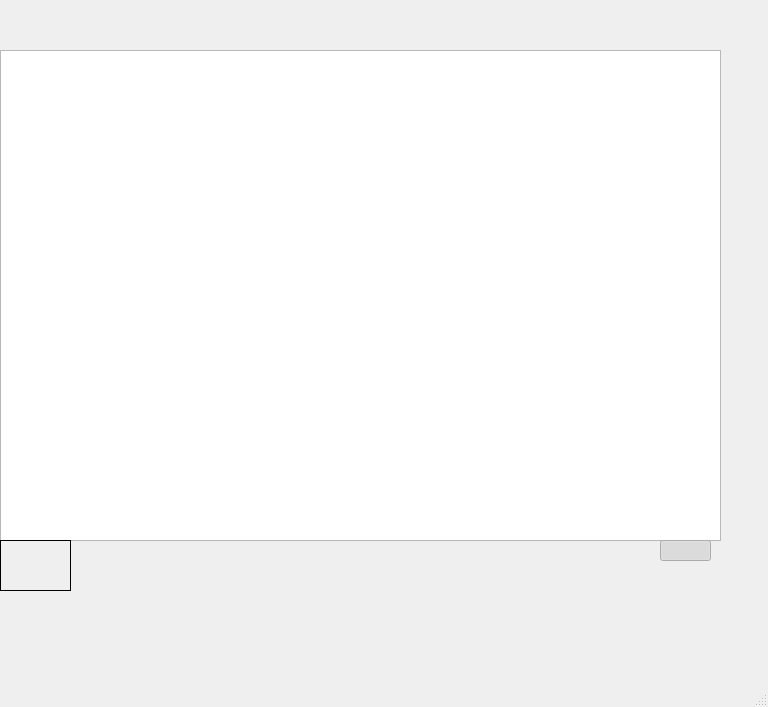
<?xml version="1.0" encoding="UTF-8"?>
<ui version="4.0">
 <class>MainWindow</class>
 <widget class="QMainWindow" name="MainWindow">
  <property name="geometry">
   <rect>
    <x>0</x>
    <y>0</y>
    <width>768</width>
    <height>707</height>
   </rect>
  </property>
  <property name="windowTitle">
   <string>MainWindow</string>
  </property>
  <property name="tabShape">
   <enum>QTabWidget::Triangular</enum>
  </property>
  <widget class="QWidget" name="centralwidget">
   <widget class="QTextEdit" name="textEdit">
    <property name="geometry">
     <rect>
      <x>0</x>
      <y>50</y>
      <width>721</width>
      <height>491</height>
     </rect>
    </property>
    <property name="cursor" stdset="0">
     <cursorShape>ArrowCursor</cursorShape>
    </property>
    <property name="autoFillBackground">
     <bool>true</bool>
    </property>
    <property name="verticalScrollBarPolicy">
     <enum>Qt::ScrollBarAlwaysOff</enum>
    </property>
    <property name="horizontalScrollBarPolicy">
     <enum>Qt::ScrollBarAlwaysOff</enum>
    </property>
    <property name="readOnly">
     <bool>true</bool>
    </property>
   </widget>
   <widget class="QPushButton" name="settingBtn">
    <property name="geometry">
     <rect>
      <x>660</x>
      <y>540</y>
      <width>51</width>
      <height>21</height>
     </rect>
    </property>
    <property name="cursor">
     <cursorShape>PointingHandCursor</cursorShape>
    </property>
    <property name="mouseTracking">
     <bool>false</bool>
    </property>
    <property name="text">
     <string/>
    </property>
    <property name="icon">
     <iconset resource="resource.qrc">
      <normaloff>:/build-Roshar-Desktop_Qt_5_15_2_MSVC2019_64bit-Debug/debug/image/icons8-setting-60 (1).png</normaloff>:/build-Roshar-Desktop_Qt_5_15_2_MSVC2019_64bit-Debug/debug/image/icons8-setting-60 (1).png</iconset>
    </property>
    <property name="iconSize">
     <size>
      <width>100</width>
      <height>20</height>
     </size>
    </property>
    <property name="checkable">
     <bool>true</bool>
    </property>
    <property name="checked">
     <bool>true</bool>
    </property>
    <property name="autoRepeat">
     <bool>true</bool>
    </property>
   </widget>
   <widget class="QLabel" name="label_2">
    <property name="geometry">
     <rect>
      <x>0</x>
      <y>540</y>
      <width>71</width>
      <height>51</height>
     </rect>
    </property>
    <property name="layoutDirection">
     <enum>Qt::LeftToRight</enum>
    </property>
    <property name="frameShape">
     <enum>QFrame::Box</enum>
    </property>
    <property name="text">
     <string/>
    </property>
    <property name="pixmap">
     <pixmap resource="resource.qrc">:/GIF-210827_134433.gif</pixmap>
    </property>
    <property name="scaledContents">
     <bool>true</bool>
    </property>
   </widget>
  </widget>
  <widget class="QMenuBar" name="menubar">
   <property name="geometry">
    <rect>
     <x>0</x>
     <y>0</y>
     <width>768</width>
     <height>20</height>
    </rect>
   </property>
  </widget>
  <widget class="QStatusBar" name="statusbar"/>
 </widget>
 <resources>
  <include location="resource.qrc"/>
 </resources>
 <connections/>
</ui>
